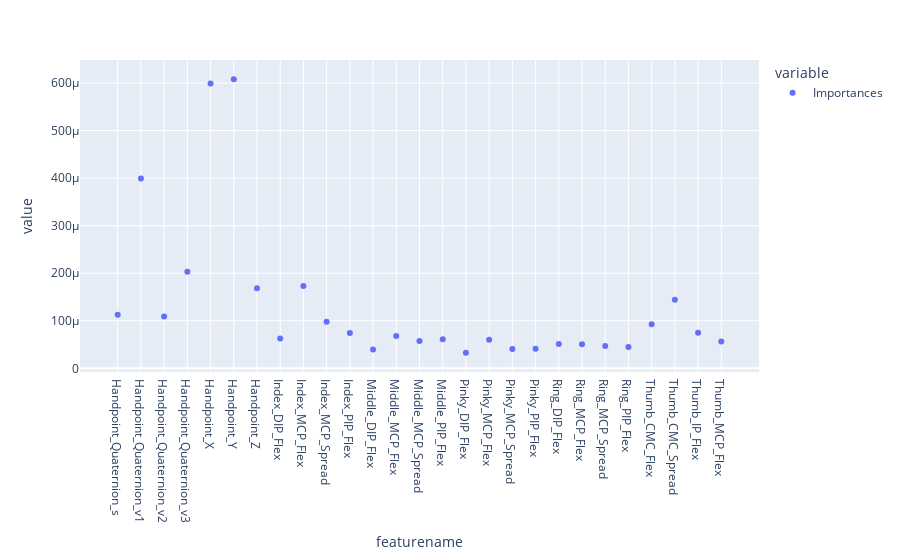

Notebook source saved alongside this figure:
### Code cell
px.scatter(FImportances2) # stimmt das???

### Figure 1 — Plotly figure (JSON) as saved in the notebook; plotly's stock layout.template omitted (floating-point values rounded to 4 significant figures)
{"data": [{"hovertemplate": "variable=Importances<br>featurename=%{x}<br>value=%{y}<extra></extra>", "legendgroup": "Importances", "marker": {"color": "#636efa", "symbol": "circle"}, "mode": "markers", "name": "Importances", "orientation": "v", "showlegend": true, "type": "scatter", "x": ["Handpoint_Quaternion_s", "Handpoint_Quaternion_v1", "Handpoint_Quaternion_v2", "Handpoint_Quaternion_v3", "Handpoint_X", "Handpoint_Y", "Handpoint_Z", "Index_DIP_Flex", "Index_MCP_Flex", "Index_MCP_Spread", "Index_PIP_Flex", "Middle_DIP_Flex", "Middle_MCP_Flex", "Middle_MCP_Spread", "Middle_PIP_Flex", "Pinky_DIP_Flex", "Pinky_MCP_Flex", "Pinky_MCP_Spread", "Pinky_PIP_Flex", "Ring_DIP_Flex", "Ring_MCP_Flex", "Ring_MCP_Spread", "Ring_PIP_Flex", "Thumb_CMC_Flex", "Thumb_CMC_Spread", "Thumb_IP_Flex", "Thumb_MCP_Flex"], "xaxis": "x", "y": [0.0001128, 0.0003991, 0.0001089, 0.0002032, 0.0005989, 0.0006077, 0.0001685, 6.262e-05, 0.0001733, 9.806e-05, 7.431e-05, 3.952e-05, 6.814e-05, 5.744e-05, 6.109e-05, 3.297e-05, 6.026e-05, 4.07e-05, 4.11e-05, 5.124e-05, 5.07e-05, 4.72e-05, 4.499e-05, 9.272e-05, 0.0001442, 7.503e-05, 5.647e-05], "yaxis": "y"}], "layout": {"legend": {"title": {"text": "variable"}, "tracegroupgap": 0}, "margin": {"t": 60}, "xaxis": {"anchor": "y", "domain": [0, 1], "title": {"text": "featurename"}}, "yaxis": {"anchor": "x", "domain": [0, 1], "title": {"text": "value"}}}}
